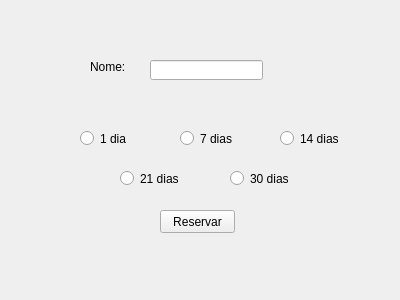
<?xml version="1.0" encoding="UTF-8"?>
<ui version="4.0">
 <class>MainWindow</class>
 <widget class="QMainWindow" name="MainWindow">
  <property name="geometry">
   <rect>
    <x>0</x>
    <y>0</y>
    <width>400</width>
    <height>300</height>
   </rect>
  </property>
  <property name="windowTitle">
   <string>MainWindow</string>
  </property>
  <widget class="QWidget" name="centralWidget">
   <widget class="QLabel" name="LabelNome">
    <property name="geometry">
     <rect>
      <x>90</x>
      <y>60</y>
      <width>47</width>
      <height>13</height>
     </rect>
    </property>
    <property name="text">
     <string>Nome:</string>
    </property>
   </widget>
   <widget class="QLineEdit" name="EdtNome">
    <property name="geometry">
     <rect>
      <x>150</x>
      <y>60</y>
      <width>113</width>
      <height>20</height>
     </rect>
    </property>
   </widget>
   <widget class="QRadioButton" name="Dia1">
    <property name="geometry">
     <rect>
      <x>80</x>
      <y>130</y>
      <width>82</width>
      <height>17</height>
     </rect>
    </property>
    <property name="text">
     <string>1 dia</string>
    </property>
   </widget>
   <widget class="QRadioButton" name="Dia7">
    <property name="geometry">
     <rect>
      <x>180</x>
      <y>130</y>
      <width>82</width>
      <height>17</height>
     </rect>
    </property>
    <property name="text">
     <string>7 dias</string>
    </property>
   </widget>
   <widget class="QRadioButton" name="Dia14">
    <property name="geometry">
     <rect>
      <x>280</x>
      <y>130</y>
      <width>82</width>
      <height>17</height>
     </rect>
    </property>
    <property name="text">
     <string>14 dias</string>
    </property>
   </widget>
   <widget class="QRadioButton" name="Dia21">
    <property name="geometry">
     <rect>
      <x>120</x>
      <y>170</y>
      <width>82</width>
      <height>17</height>
     </rect>
    </property>
    <property name="text">
     <string>21 dias</string>
    </property>
   </widget>
   <widget class="QRadioButton" name="Dia30">
    <property name="geometry">
     <rect>
      <x>230</x>
      <y>170</y>
      <width>82</width>
      <height>17</height>
     </rect>
    </property>
    <property name="text">
     <string>30 dias</string>
    </property>
   </widget>
   <widget class="QPushButton" name="BtnReserva">
    <property name="geometry">
     <rect>
      <x>160</x>
      <y>210</y>
      <width>75</width>
      <height>23</height>
     </rect>
    </property>
    <property name="text">
     <string>Reservar</string>
    </property>
   </widget>
  </widget>
 </widget>
 <layoutdefault spacing="6" margin="11"/>
 <resources/>
 <connections/>
</ui>
